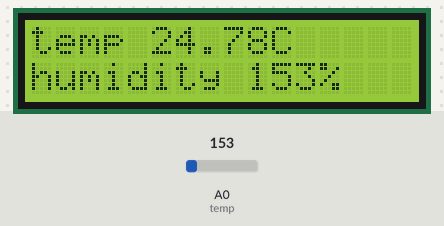
The sketch below on a simulated Arduino Uno, built with avr-gcc and run on an emulated ATmega328P. On the bench: 16×2 character LCD. Inputs (shaded band) come from the test bench; at power-on: A0 (temp) = 153. What the sketch prints to the serial monitor is not drawn.

Above: at 1.2 s.
1.3 s: A0 (temp) set to 135
At 2.1 s:
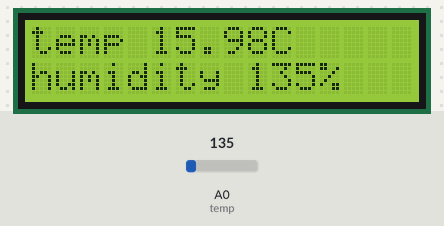
2.8 s: A0 (temp) set to 111
At 3.5 s:
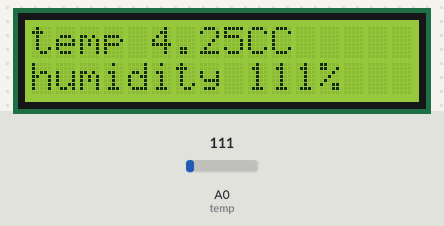
4.3 s: A0 (temp) set to 133
At 5.2 s:
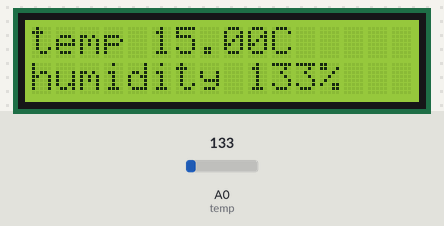
5.8 s: A0 (temp) set to 114
At 6.6 s:
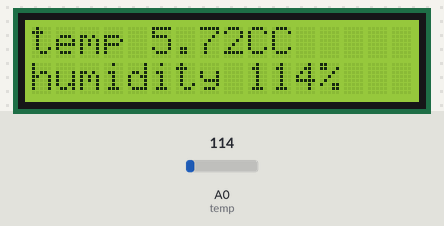
Timing chart, 0 to 8.3 s (numbered marks = the images above; inputs shaded):
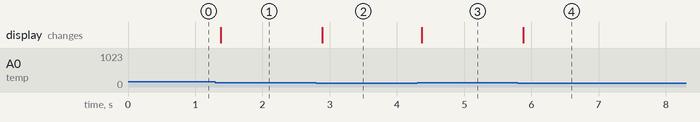

The sketch:

temp.ino
```cpp
#define temp A0
#include <LiquidCrystal.h>
LiquidCrystal led(2,3,4,5,6,7);
void setup()
{
  pinMode(temp,INPUT);
  Serial.begin(9400);
  led.begin(16,2);
}

void loop()
{
  int RawValue=analogRead(temp);
  float Voltage=(RawValue/1023.0)*5000;
  float tempC=(Voltage-500)*0.1;
  Serial.print("Temperature in C = ");
  Serial.println(tempC,1);
  int humidity = analogRead(temp);
  Serial.print("Humidity:");
  Serial.print(map(humidity,0,1023,10,70));
  Serial.print("%");
  Serial.println("--------------------");

  led.setCursor(0,0);
  led.print("temp ");
  led.print(tempC);
  led.print("C");


  led.setCursor(0,1);
  led.print("humidity ");
  led.print(humidity);
  led.print("%");


}
```

Measured:
- the behaviour switches between 123 and 122 on A0 (temp) (found by bisection; images 1 and 2)
- after the input at 1.3 s, the display: changes after 0.08 s (image 1)
- after the input at 2.8 s, the display: changes after 0.09 s (image 2)
- after the input at 4.3 s, the display: changes after 0.07 s (image 3)
- after the input at 5.8 s, the display: changes after 0.08 s (image 4)
